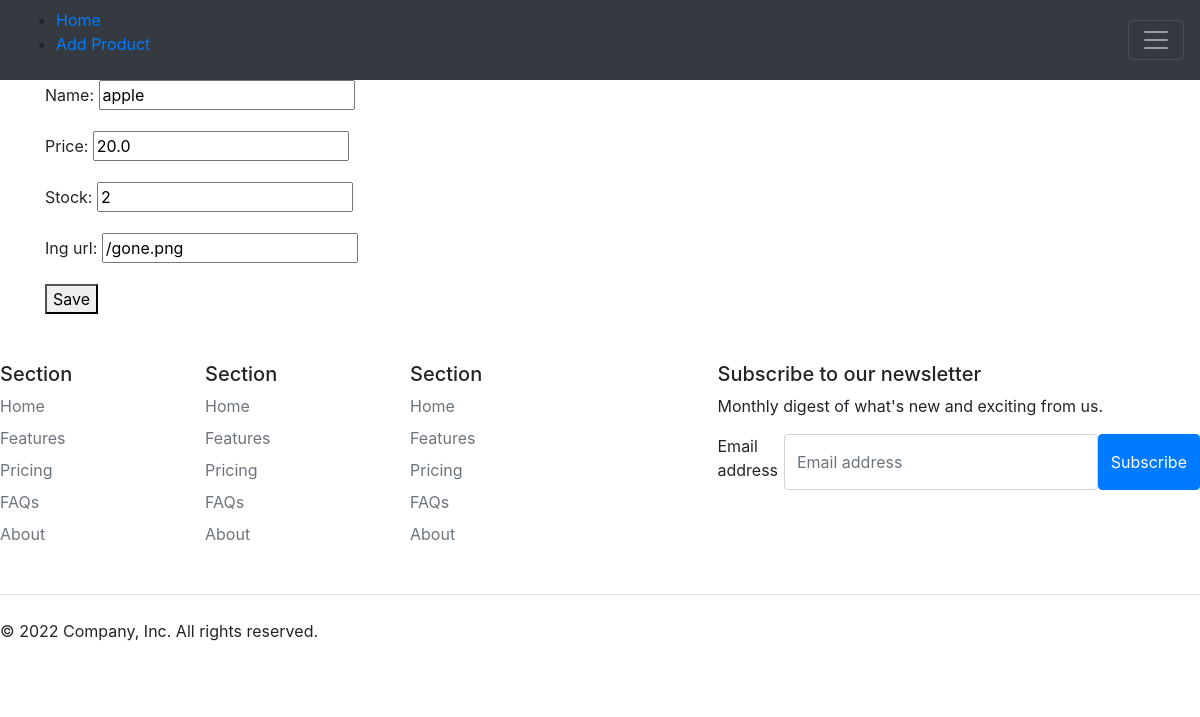
The app's page /edit-product/6/, older data.
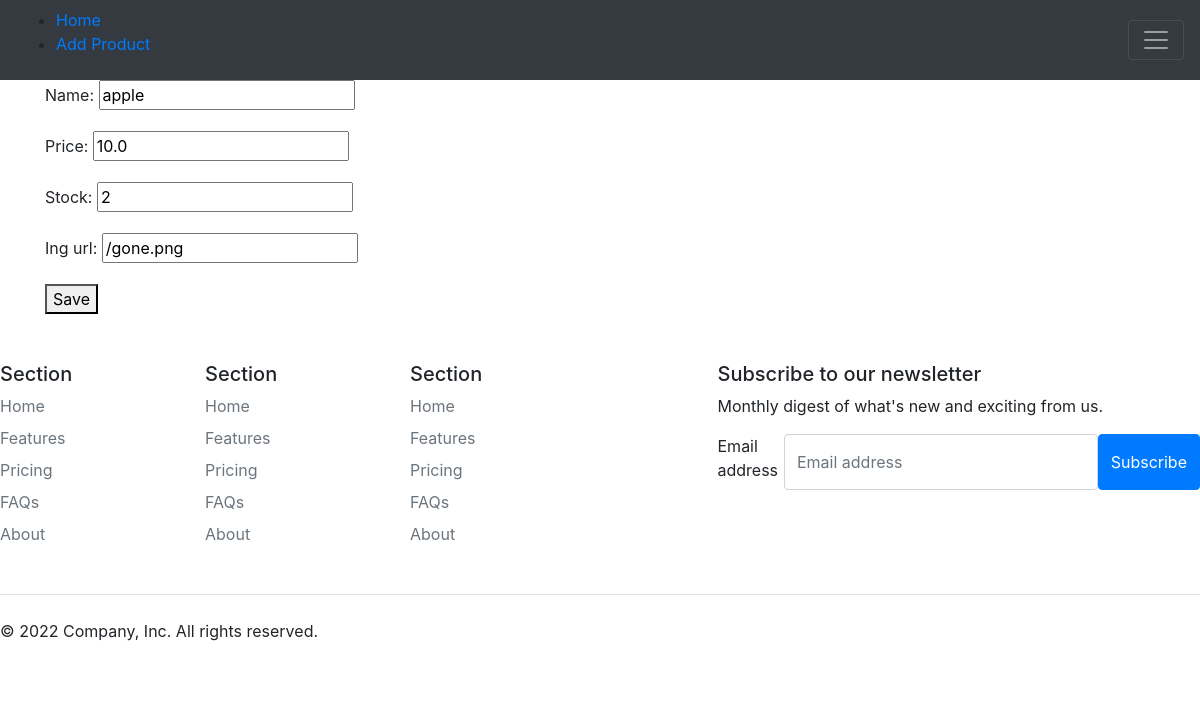
The same page, newer data.
### product/models.py (models this page shows, shortened)
class Product(models.Model):
    name=models.CharField(max_length=255)
    price=models.FloatField(validators=[MinValueValidator(0)])
    stock=models.IntegerField(validators=[MinValueValidator(0)])
    ing_url=models.CharField(max_length=2083)

### product/views.py (the view, shortened to what this page needs)
# urls.py: path('edit-product/<int:pk>/', views.EditProductAPIView.as_view(), name='edit_product'),
class EditProductAPIView(APIView):
    renderer_classes = [TemplateHTMLRenderer]
    template_name = 'edit_product.html'
    def get_object(self, pk):
        try:
            return Product.objects.get(pk=pk)
        except Product.DoesNotExist:
            raise Http404
    def get(self, request, pk):
        product = self.get_object(pk)
        form = ProductForm(instance=product)
        return Response({'form': form, 'pk': product.pk}, template_name='edit_product.html')

### product/forms.py
class ProductForm(forms.ModelForm):
    class Meta:
        model = Product
        fields = '__all__'

### product/templates/edit_product.html (shortened to what this page needs)
{% extends 'base.html' %}
{% load static %}
{% block content %}
<form id="product-form1" method="post">
    {{ form.as_p }}
    <button id="save-btn1">Save</button>
</form>
{% endblock %}

### product/templates/base.html (shortened to what this page needs)
<!doctype html>
<html lang="en">
  <head>
    <link rel="stylesheet" href="https://cdn.jsdelivr.net/npm/bootstrap@4.0.0/dist/css/bootstrap.min.css">
  </head>
  <body>
    <div class="pos-f-t">
      <nav class="navbar navbar-dark bg-dark">
        <ul>
          <li><a href="{% url 'index' %}">Home</a></li>
          <li><a href="{% url 'add_product' %}">Add Product</a></li>
      </ul>
        <button class="navbar-toggler" type="button" data-toggle="collapse" data-target="#navbarToggleExternalContent" aria-controls="navbarToggleExternalContent" aria-expanded="false" aria-label="Toggle navigation">
          <span class="navbar-toggler-icon"></span>
        </button>
      </nav>
    </div>
    <div class="container">
   {% block content %}
   {% endblock %}
  </div>
    <footer class="py-5">
      <div class="row">
        <div class="col-6 col-md-2 mb-3">
          <h5>Section</h5>
          <ul class="nav flex-column">
            <li class="nav-item mb-2"><a href="#" class="nav-link p-0 text-muted">Home</a></li>
            <li class="nav-item mb-2"><a href="#" class="nav-link p-0 text-muted">Features</a></li>
            <li class="nav-item mb-2"><a href="#" class="nav-link p-0 text-muted">Pricing</a></li>
            <li class="nav-item mb-2"><a href="#" class="nav-link p-0 text-muted">FAQs</a></li>
            <li class="nav-item mb-2"><a href="#" class="nav-link p-0 text-muted">About</a></li>
          </ul>
        </div>
        <div class="col-6 col-md-2 mb-3">
          <h5>Section</h5>
          <ul class="nav flex-column">
            <li class="nav-item mb-2"><a href="#" class="nav-link p-0 text-muted">Home</a></li>
            <li class="nav-item mb-2"><a href="#" class="nav-link p-0 text-muted">Features</a></li>
            <li class="nav-item mb-2"><a href="#" class="nav-link p-0 text-muted">Pricing</a></li>
            <li class="nav-item mb-2"><a href="#" class="nav-link p-0 text-muted">FAQs</a></li>
            <li class="nav-item mb-2"><a href="#" class="nav-link p-0 text-muted">About</a></li>
          </ul>
        </div>
        <div class="col-6 col-md-2 mb-3">
          <h5>Section</h5>
          <ul class="nav flex-column">
            <li class="nav-item mb-2"><a href="#" class="nav-link p-0 text-muted">Home</a></li>
            <li class="nav-item mb-2"><a href="#" class="nav-link p-0 text-muted">Features</a></li>
            <li class="nav-item mb-2"><a href="#" class="nav-link p-0 text-muted">Pricing</a></li>
            <li class="nav-item mb-2"><a href="#" class="nav-link p-0 text-muted">FAQs</a></li>
            <li class="nav-item mb-2"><a href="#" class="nav-link p-0 text-muted">About</a></li>
          </ul>
        </div>
        <div class="col-md-5 offset-md-1 mb-3">
          <form>
            <h5>Subscribe to our newsletter</h5>
            <p>Monthly digest of what's new and exciting from us.</p>
            <div class="d-flex flex-column flex-sm-row w-100 gap-2">
              <label for="newsletter1" class="visually-hidden">Email address</label>
              <input id="newsletter1" type="text" class="form-control" placeholder="Email address">
              <button class="btn btn-primary" type="button">Subscribe</button>
            </div>
          </form>
        </div>
      </div>
      <div class="d-flex flex-column flex-sm-row justify-content-between py-4 my-4 border-top">
        <p>© 2022 Company, Inc. All rights reserved.</p>
        <ul class="list-unstyled d-flex">
          <li class="ms-3"><a class="link-dark" href="#"><svg class="bi" width="24" height="24"><use xlink:href="#twitter"></use></svg></a></li>
          <li class="ms-3"><a class="link-dark" href="#"><svg class="bi" width="24" height="24"><use xlink:href="#instagram"></use></svg></a></li>
          <li class="ms-3"><a class="link-dark" href="#"><svg class="bi" width="24" height="24"><use xlink:href="#facebook"></use></svg></a></li>
        </ul>
      </div>
    </footer>
  </body>
</html>

Row changes from the older to the newer data that the page shows:
changed Product "apple": price "20.0" → "10.0"
